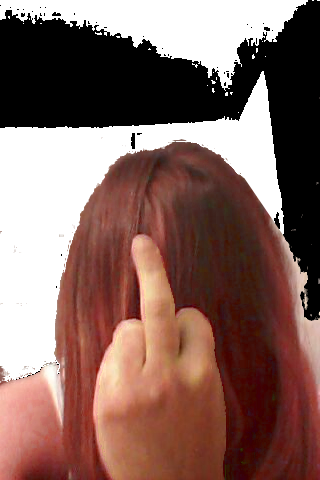
#> input picture python/julia.png, 320 x 480 px
$ python cohenh.py julia.png   (Python 2 division)   (older library calls are emulated)
#> lines starting #> are read from the running program, lines starting #| are printed output that depends on the picture
#> further down, src is the input picture: shape (480, 320, 3); mean B, G, R 95.3, 102.5, 133.1
#!/usr/bin/env python

'''
Coherence-enhancing filtering example
=====================================

inspired by
  Joachim Weickert "Coherence-Enhancing Shock Filters"
  http://www.mia.uni-saarland.de/Publications/weickert-dagm03.pdf
'''

import numpy as np
import cv2


def coherence_filter(img, sigma = 11, str_sigma = 11, blend = 0.5, iter_n = 4, mctype=1):
#> called with sigma = 19, str_sigma = 19, blend = 0.7, iter_n = 4, mctype = 1
    def make_gvv(channel):
        eigen = cv2.cornerEigenValsAndVecs(channel, str_sigma, -1)
        eigen = eigen.reshape(h, w, 3, 2)  # [[e1, e2], v1, v2]
        x, y = eigen[:,:,1,0], eigen[:,:,1,1]

        gxx = cv2.Sobel(channel, cv2.CV_32F, 2, 0, ksize=sigma)
        gxy = cv2.Sobel(channel, cv2.CV_32F, 1, 1, ksize=sigma)
        gyy = cv2.Sobel(channel, cv2.CV_32F, 0, 2, ksize=sigma)
        gvv = x*x*gxx + 2*x*y*gxy + y*y*gyy
        return gvv

    h, w = img.shape[:2]
#> h = 480; w = 320
    for i in xrange(iter_n):
        print i,

        if mctype == 0:
            gray = cv2.cvtColor(img, cv2.COLOR_BGR2GRAY)
            gvv = make_gvv(gray)
        elif mctype == 2:
            gvv_i = [make_gvv(img[:,:,i]) for i in xrange(3)]
            gvv = sum(gvv_i)
        elif mctype == 1:
            wi = [None] * 3
            for i in range(3):
                channel = img[:,:,i]
                eigen = cv2.cornerEigenValsAndVecs(channel, str_sigma, -1)
                eigen = eigen.reshape(h, w, 3, 2)  # [[e1, e2], v1, v2]
                x, y = eigen[:,:,1,0], eigen[:,:,1,1]
                wi[i] = (x, y)
            x = sum(w[0] for w in wi)
            y = sum(w[1] for w in wi)

            gi = [None] * 3
            for i in range(3):
                channel = img[:,:,i]
                gxx = cv2.Sobel(channel, cv2.CV_32F, 2, 0, ksize=sigma)
                gxy = cv2.Sobel(channel, cv2.CV_32F, 1, 1, ksize=sigma)
                gyy = cv2.Sobel(channel, cv2.CV_32F, 0, 2, ksize=sigma)
                gi[i] = (gxx, gxy, gyy)
            gxx = sum(g[0] for g in gi)
            gxy = sum(g[1] for g in gi)
            gyy = sum(g[2] for g in gi)

            gvv = x*x*gxx + 2*x*y*gxy + y*y*gyy

        m = gvv < 0

        ero = cv2.erode(img, None)
        dil = cv2.dilate(img, None)
        img1 = ero
        img1[m] = dil[m]
        img = np.uint8(img*(1.0 - blend) + img1*blend)
#> this loop made 4 passes
#> pass 1, in coherence_filter, `ero = cv2.erode(img, None)`:
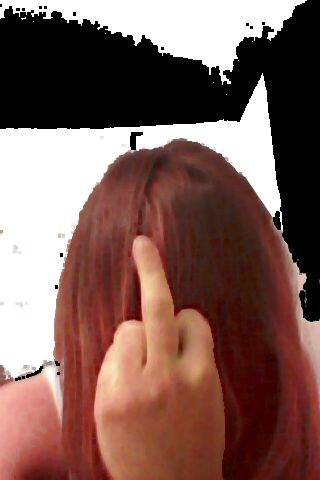
#> ero: shape (480, 320, 3); mean B, G, R 87.6, 94.8, 126.2
#> pass 1, in coherence_filter, `dil = cv2.dilate(img, None)`:
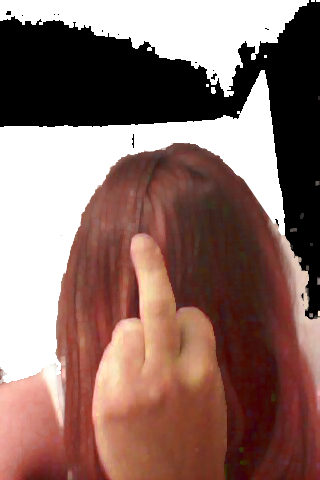
#> dil: shape (480, 320, 3); mean B, G, R 102.7, 109.9, 139.8
#> pass 1, in coherence_filter, `img = np.uint8(img*(1.0 - blend) + img1*blend)`:
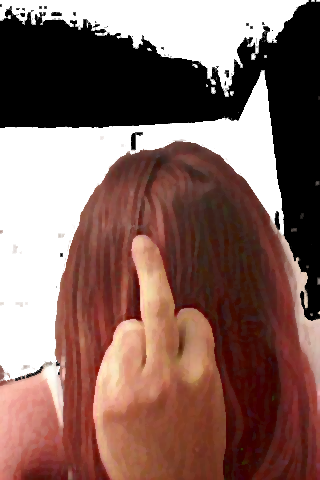
#> img: shape (480, 320, 3); mean B, G, R 94.9, 102.1, 132.8
#> pass 2, in coherence_filter, `ero = cv2.erode(img, None)`:
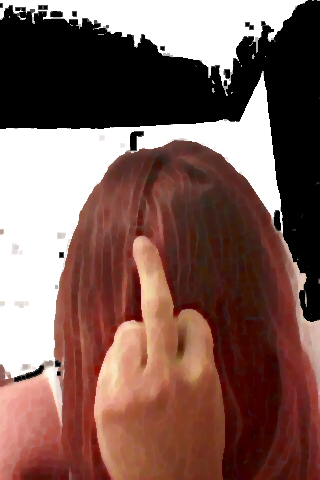
#> ero: shape (480, 320, 3); mean B, G, R 87.2, 94.4, 125.8
#> after the loop:
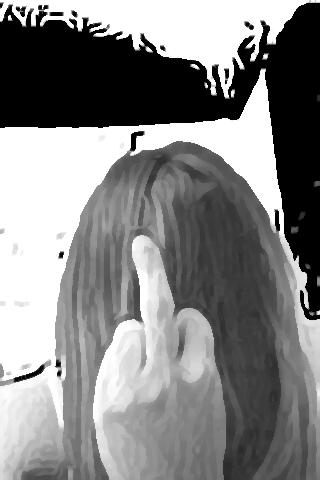
#> channel: shape (480, 320); min 0, max 255, mean 132.1
#> after the loop:
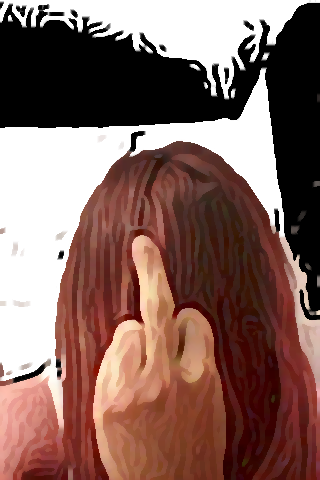
#> img: shape (480, 320, 3); mean B, G, R 94, 101.2, 131.8
    print 'done'
    return img


if __name__ == '__main__':
    import sys
    try: fn = sys.argv[1]
    #except: fn = 'kev_horn.jpg'
    except: fn = 'julia.jpg'

    src = cv2.imread(fn)

    def nothing(*argv):
        pass

    def update():
        sigma = cv2.getTrackbarPos('sigma', 'coherence')*2+1
        str_sigma = cv2.getTrackbarPos('str_sigma', 'coherence')*2+1
        blend = cv2.getTrackbarPos('blend', 'coherence') / 10.0
        iter_n = cv2.getTrackbarPos('iter_n', 'coherence')
        print 'sigma: %d  str_sigma: %d  blend_coef: %f' % (sigma, str_sigma, blend)
        dst = coherence_filter(src, sigma=sigma, str_sigma = str_sigma, blend = blend, iter_n = iter_n)
        cv2.imwrite(fn + 'out.jpg', dst)
        cv2.imshow('dst', dst)
        return dst

    cv2.namedWindow('coherence', 0)
    cv2.createTrackbar('sigma', 'coherence', 9, 15, nothing)
    cv2.createTrackbar('blend', 'coherence', 7, 10, nothing)
    cv2.createTrackbar('str_sigma', 'coherence', 9, 15, nothing)
    cv2.createTrackbar('iter_n', 'coherence', 4, 20, nothing)


    print 'Press SPACE to update the image\n'

    cv2.imshow('src', src)
    dst = update()
    while True:
        ch = 0xFF & cv2.waitKey()
#> (key Esc is pressed here)
        if ch == ord(' '):
            dst = update()
        if ch == 27:
            break
    cv2.destroyAllWindows()

$ run again, with python/kev_horn.jpg saved as python/julia.png
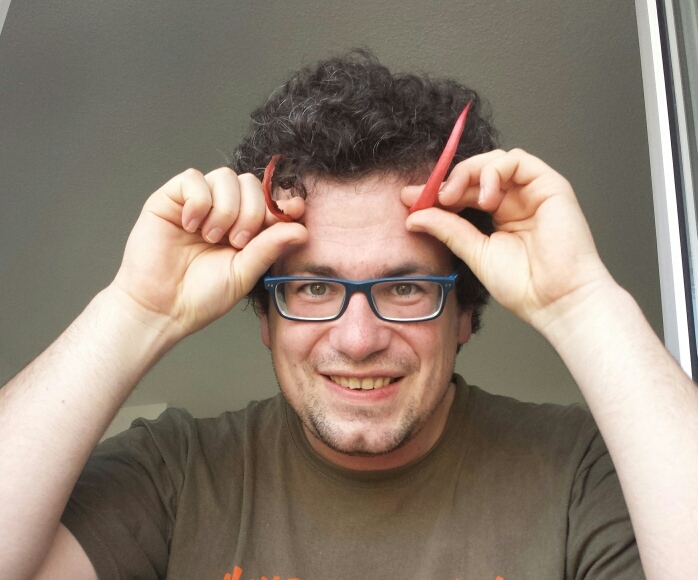
#> input picture python/kev_horn.jpg, 698 x 580 px
#> src is the input picture: shape (580, 698, 3); mean B, G, R 114.6, 127.9, 142.3
#> after the loop in coherence_filter, `for i in xrange(iter_n):`:
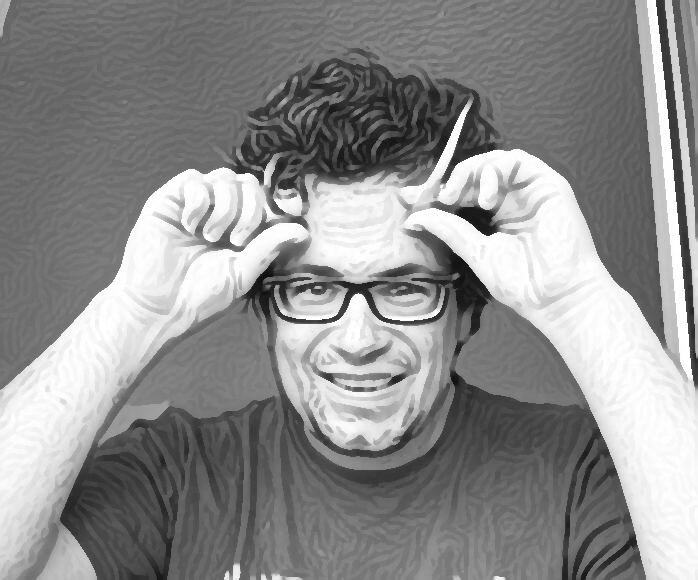
#> channel: shape (580, 698); min 16, max 255, mean 140.9
#> after the loop in coherence_filter, `for i in xrange(iter_n):`:
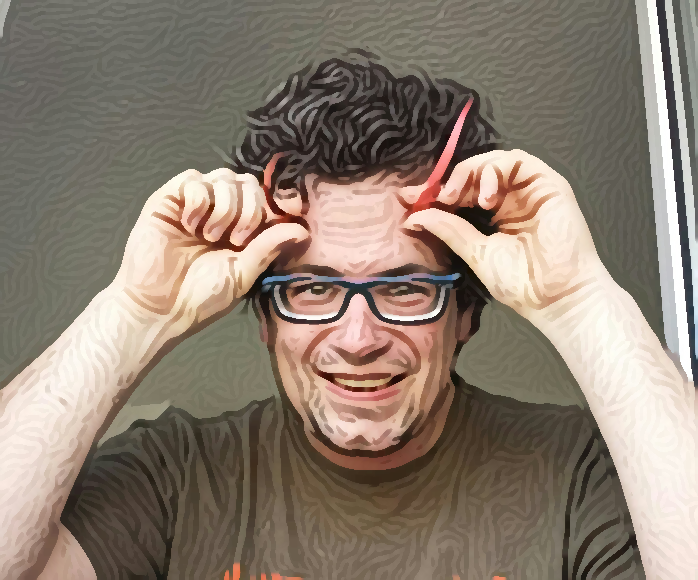
#> img: shape (580, 698, 3); mean B, G, R 113.8, 126.8, 140.6
